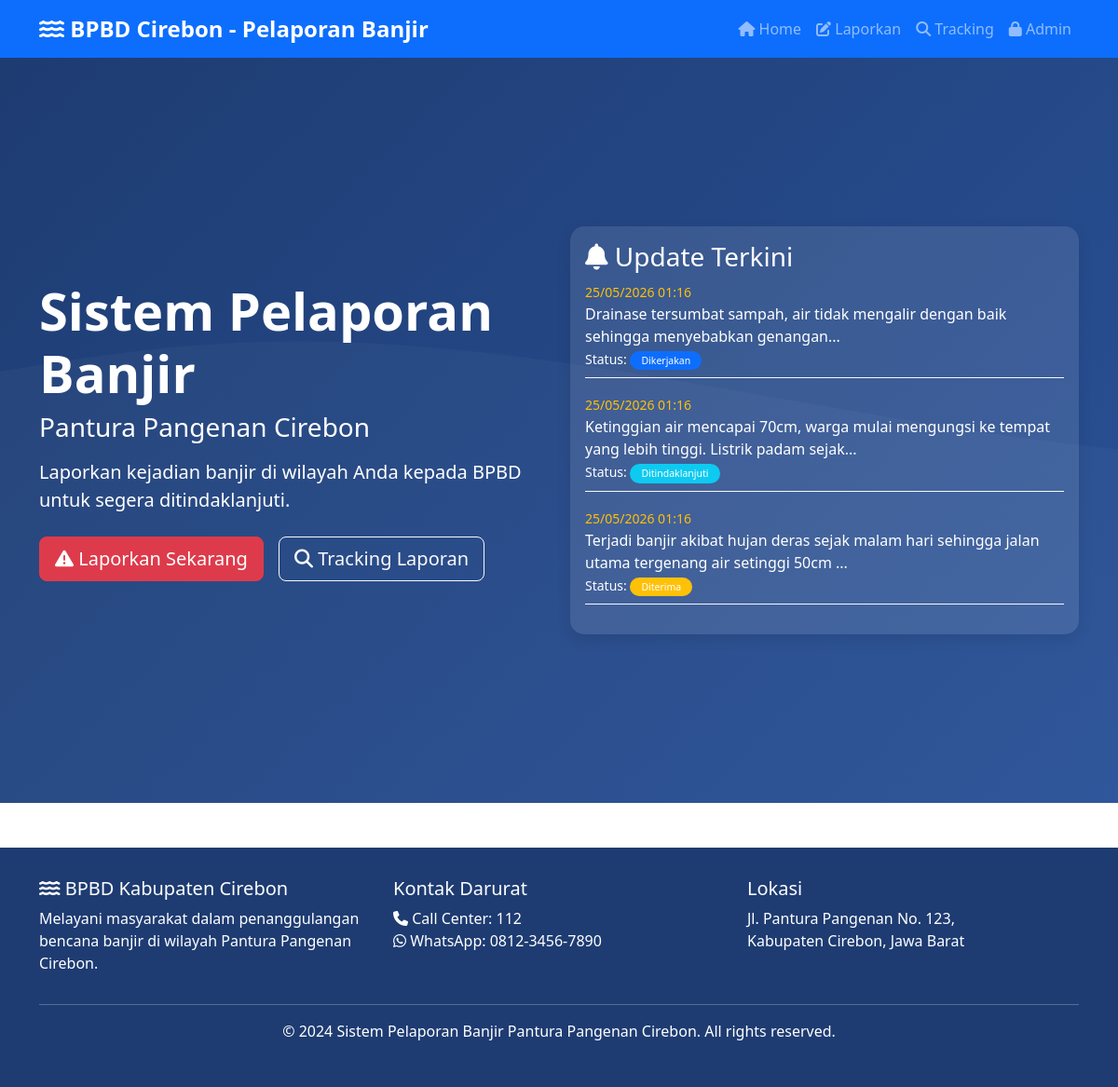
The page / on the database its author committed.
### tables this page shows
CREATE TABLE `reports` (
  `id` int(11) NOT NULL,
  `report_code` varchar(20) NOT NULL,
  `reporter_name` varchar(100) NOT NULL,
  `email` varchar(100) NOT NULL,
  `phone` varchar(15) NOT NULL,
  `address` text NOT NULL,
  `photo` varchar(255) DEFAULT NULL,
  `description` text NOT NULL,
  `latitude` decimal(10,8) DEFAULT NULL,
  `longitude` decimal(11,8) DEFAULT NULL,
  `status` enum('Diterima','Ditindaklanjuti','Dikerjakan','Selesai') DEFAULT 'Diterima',
  `created_at` timestamp NOT NULL DEFAULT current_timestamp(),
  `updated_at` timestamp NOT NULL DEFAULT current_timestamp() ON UPDATE current_timestamp()
);

### index.php (the view, shortened to what this page needs)
<?php
include 'includes/header.php';
include 'config/database.php';
$stmt = $pdo->query("SELECT * FROM reports ORDER BY created_at DESC LIMIT 3");
$latestReports = $stmt->fetchAll();
?>
<div class="hero-section">
    <div class="container">
        <div class="row min-vh-100 align-items-center">
            <div class="col-lg-6 text-white">
                <h1 class="display-4 fw-bold">Sistem Pelaporan Banjir</h1>
                <h2 class="h3 mb-3">Pantura Pangenan Cirebon</h2>
                <p class="lead mb-4">Laporkan kejadian banjir di wilayah Anda kepada BPBD untuk segera ditindaklanjuti.</p>
                <div class="d-flex gap-3">
                    <a href="report-form.php" class="btn btn-danger btn-lg">
                        <i class="fas fa-exclamation-triangle"></i> Laporkan Sekarang
                    </a>
                    <a href="tracking.php" class="btn btn-outline-light btn-lg">
                        <i class="fas fa-search"></i> Tracking Laporan
                    </a>
                </div>
            </div>
            <div class="col-lg-6">
                <div class="card bg-white bg-opacity-10 text-white">
                    <div class="card-body">
                        <h3 class="card-title"><i class="fas fa-bell"></i> Update Terkini</h3>
                        <?php if(count($latestReports) > 0): ?>
                            <?php foreach($latestReports as $report): ?>
                                <div class="mb-3 pb-2 border-bottom border-light">
                                    <small class="text-warning"><?= date('d/m/Y H:i', strtotime($report['created_at'])) ?></small>
                                    <p class="mb-0"><?= htmlspecialchars(substr($report['description'], 0, 100)) ?>...</p>
                                    <small>Status:
                                        <span class="badge bg-<?=
                                            $report['status'] == 'Diterima' ? 'warning' :
                                            ($report['status'] == 'Ditindaklanjuti' ? 'info' :
                                            ($report['status'] == 'Dikerjakan' ? 'primary' : 'success')) ?>">
                                            <?= $report['status'] ?>
                                        </span>
                                    </small>
                                </div>
                            <?php endforeach; ?>
                        <?php else: ?>
                            <p>Belum ada laporan terbaru</p>
                        <?php endif; ?>
                    </div>
                </div>
            </div>
        </div>
    </div>
</div>
<?php include 'includes/footer.php'; ?>

### assets/style.css (style rules this page uses)
.hero-section { background: linear-gradient(135deg, #1e3c72 0%, #2a5298 100%); position: relative; }
.hero-section::before { content: ''; position: absolute; top: 0; left: 0; right: 0; bottom: 0; background-size: cover; opacity: 0.3; }
.card { border-radius: 15px; transition: transform 0.3s ease-in-out; }
.btn-danger { background-color: #dc3545; border-color: #dc3545; }
.badge { padding: 5px 12px; border-radius: 20px; font-weight: 500; }
.card { animation: fadeIn 0.5s ease-out; }

### includes/header.php (style rules this page uses)
.btn-danger { background-color: #dc3545; border-color: #dc3545; }
.hero-section { background: linear-gradient(135deg, #1e3c72 0%, #2a5298 100%); min-height: 100vh; position: relative; }
.card { border: none; border-radius: 15px; box-shadow: 0 5px 15px rgba(0,0,0,0.1); transition: transform 0.3s; }

### rows shown on the page
reports: created_at "25/05/2026 01:16", description "Drainase tersumbat sampah, air tidak mengalir dengan baik sehingga menyebabkan genangan", status "Dikerjakan"
reports: created_at "25/05/2026 01:16", description "Ketinggian air mencapai 70cm, warga mulai mengungsi ke tempat yang lebih tinggi. Listrik padam sejak", status "Ditindaklanjuti"
reports: created_at "25/05/2026 01:16", description "Terjadi banjir akibat hujan deras sejak malam hari sehingga jalan utama tergenang air setinggi 50cm", status "Diterima"
